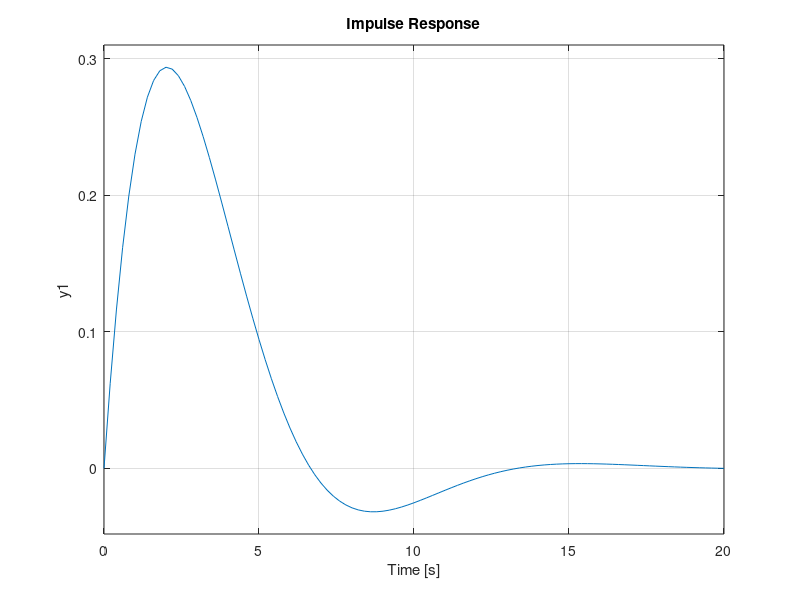

The MATLAB source for this figure: (Note: this script raises an error after producing the figure.)
%Jihan Aanisa Zulfaani
%21/480765/PA/20904
%TUGAS 2

clear
clc
K = 1
num = K
denum = [3,2,K]
G = tf(num, denum)
s = tf('s')

figure
subplot(311), step(G);
subplot(312), step(G/s);
subplot(313), impulse(G);

info = stepinfo(G)

[y,t] = step(G)
y(length(y))
plot(t,y);
xlabel('Time (sec)');
ylabel('Amplitude');
title('step responce');

SP=5;
[y,t]=step(SP*G);
sserror=abs(SP-y(end))
